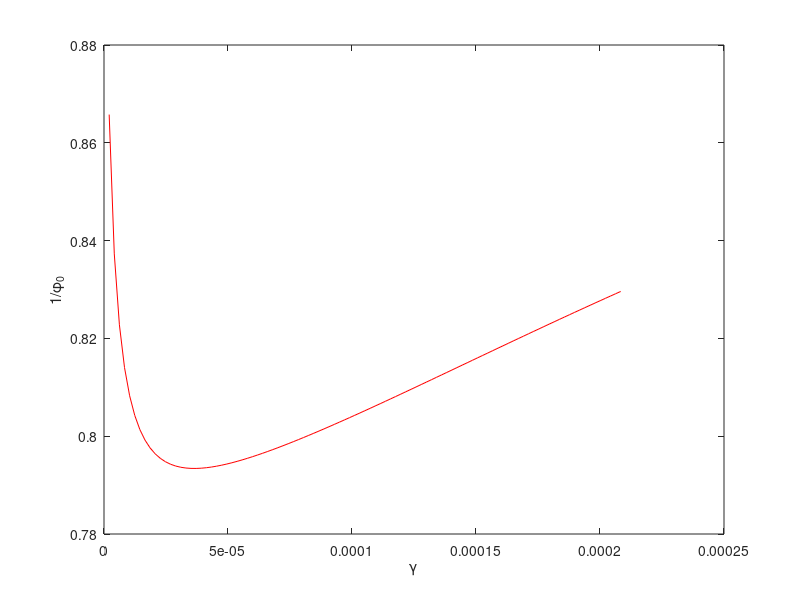

The MATLAB source for this figure:
% This script generated fig.5.3 which provides the dependence of 1/phi_0 (see theorem 4.5)
% on gamma. The required data is already stored in "optimization_data_fig_5_3.dat",
% and can be created by running "data_optimization_fig_5_3.m'
%
%

clear all;
close all;

load('optimization_data_fig_5_3.mat')
dt=dT(1)
figure(1); 
plot(gamma(1,:),1./phi0_S(1,:),'r');hold on
xlabel('\gamma'), ylabel('1/\phi_0')
%legend('S')

